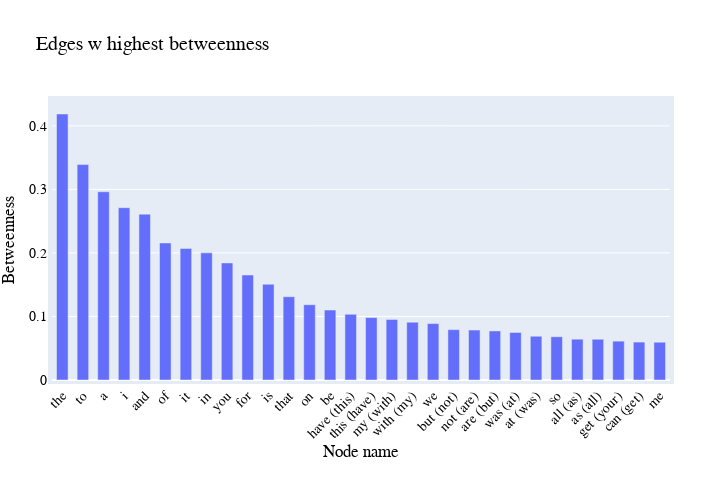

This figure's notebook cell:
### Code cell
plotly.offline.init_notebook_mode(connected=True)
plotly.offline.iplot(fig10, filename='betw')

### Figure 1 — Plotly figure (JSON) as saved in the notebook; plotly's stock layout.template omitted (floating-point values rounded to 4 significant figures)
{"data": [{"name": "betweenness", "type": "bar", "x": ["the", "to", "a", "i", "and", "of", "it", "in", "you", "for", "is", "that", "on", "be", "have (this)", "this (have)", "my (with)", "with (my)", "we", "but (not)", "not (are)", "are (but)", "was (at)", "at (was)", "so", "all (as)", "as (all)", "get (your)", "can (get)", "me"], "y": [0.4187, 0.339, 0.2963, 0.2712, 0.261, 0.2157, 0.2071, 0.2001, 0.1843, 0.1653, 0.1507, 0.131, 0.1185, 0.1102, 0.1034, 0.09826, 0.09527, 0.09095, 0.08881, 0.07924, 0.07865, 0.07722, 0.0748, 0.06886, 0.06802, 0.06422, 0.06416, 0.06116, 0.0597, 0.05946]}], "layout": {"autosize": false, "bargroupgap": 0.3, "font": {"color": "black", "family": "Courier New, monospace", "size": 14}, "height": 480, "hovermode": "x", "margin": {"b": 100, "l": 50, "pad": 4, "r": 50, "t": 100}, "title": {"text": "Edges w highest betweenness"}, "width": 720, "xaxis": {"tickangle": -45, "title": {"text": "Node name"}}, "yaxis": {"title": {"text": "Betweenness"}}}}
